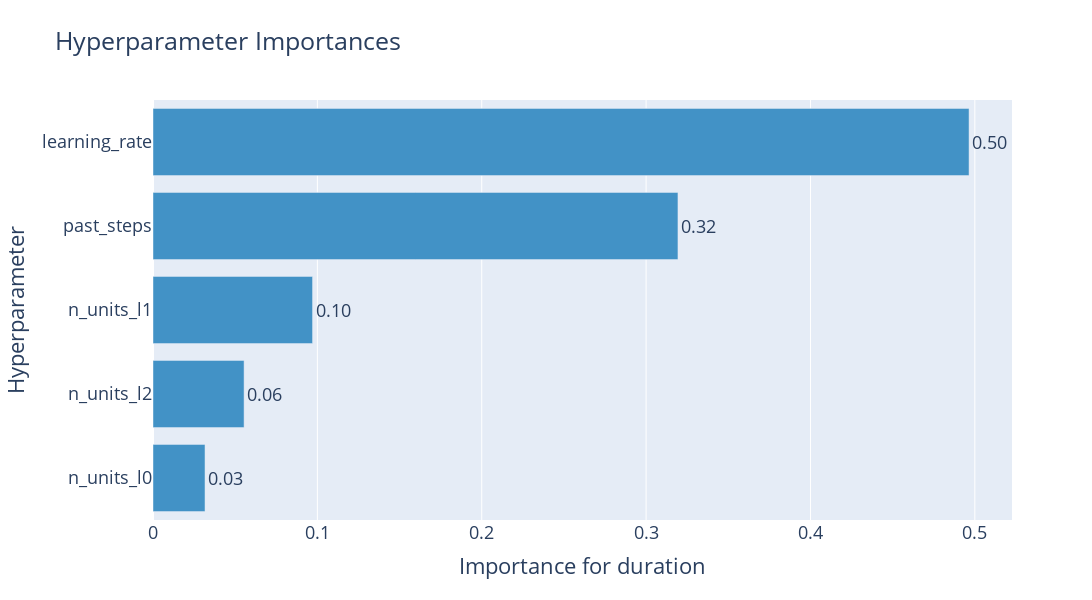

The notebook cell saved with this chart:
### Code cell
study = joblib.load('../optuna/study_arlstm_model.pkl')

fig=optuna.visualization.plot_param_importances(
    study,params=["learning_rate","past_steps","n_units_l0","n_units_l1","n_units_l2"], target=lambda t: t.duration.total_seconds(), target_name="duration"
)
fig.update_layout(
    
    width=1200,
    height=600,
    font=dict(
        
        size=18,
    )
)

### Figure 1 — Plotly figure (JSON) as saved in the notebook; plotly's stock layout.template omitted (floating-point values rounded to 4 significant figures)
{"data": [{"cliponaxis": false, "hovertemplate": ["n_units_l0 (IntDistribution): 0.03165081563203092<extra></extra>", "n_units_l2 (IntDistribution): 0.05541269925045086<extra></extra>", "n_units_l1 (IntDistribution): 0.09707632211914544<extra></extra>", "past_steps (IntDistribution): 0.31938242098671715<extra></extra>", "learning_rate (FloatDistribution): 0.4964777420116557<extra></extra>"], "marker": {"color": "rgb(66,146,198)"}, "orientation": "h", "text": ["0.03", "0.06", "0.10", "0.32", "0.50"], "textposition": "outside", "type": "bar", "x": [0.03165, 0.05541, 0.09708, 0.3194, 0.4965], "y": ["n_units_l0", "n_units_l2", "n_units_l1", "past_steps", "learning_rate"]}], "layout": {"font": {"size": 18}, "height": 600, "showlegend": false, "title": {"text": "Hyperparameter Importances"}, "width": 1200, "xaxis": {"title": {"text": "Importance for duration"}}, "yaxis": {"title": {"text": "Hyperparameter"}}}}
